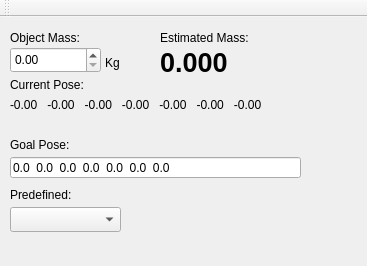
<?xml version="1.0" encoding="UTF-8"?>
<ui version="4.0">
 <class>MainWindow</class>
 <widget class="QMainWindow" name="MainWindow">
  <property name="geometry">
   <rect>
    <x>0</x>
    <y>0</y>
    <width>367</width>
    <height>266</height>
   </rect>
  </property>
  <property name="windowTitle">
   <string>MathWorks-RC-UNAM project</string>
  </property>
  <property name="styleSheet">
   <string notr="true">QGroupBox {
    border: 1px solid gray;
    border-radius: 9px;
    margin-top: 0.5em;
}

QGroupBox::title {
    subcontrol-origin: margin;
    left: 10px;
    padding: 0 3px 0 3px;
}

QRadioButton{
	spacing: 1px;
}
QRadioButton::indicator{
	width: 16px;
	height: 16px;
}</string>
  </property>
  <widget class="QWidget" name="centralWidget">
   <widget class="QLineEdit" name="txtGoalPose">
    <property name="geometry">
     <rect>
      <x>10</x>
      <y>140</y>
      <width>291</width>
      <height>21</height>
     </rect>
    </property>
    <property name="text">
     <string>0.0  0.0  0.0  0.0  0.0  0.0  0.0</string>
    </property>
   </widget>
   <widget class="QLabel" name="label">
    <property name="geometry">
     <rect>
      <x>10</x>
      <y>120</y>
      <width>81</width>
      <height>16</height>
     </rect>
    </property>
    <property name="text">
     <string>Goal Pose:</string>
    </property>
   </widget>
   <widget class="QLabel" name="label_2">
    <property name="geometry">
     <rect>
      <x>10</x>
      <y>60</y>
      <width>111</width>
      <height>16</height>
     </rect>
    </property>
    <property name="text">
     <string>Current Pose:</string>
    </property>
   </widget>
   <widget class="QLabel" name="lblCurrentPose">
    <property name="geometry">
     <rect>
      <x>10</x>
      <y>80</y>
      <width>341</width>
      <height>16</height>
     </rect>
    </property>
    <property name="text">
     <string>-0.00   -0.00   -0.00   -0.00   -0.00   -0.00   -0.00</string>
    </property>
   </widget>
   <widget class="QLabel" name="label_4">
    <property name="geometry">
     <rect>
      <x>10</x>
      <y>10</y>
      <width>101</width>
      <height>21</height>
     </rect>
    </property>
    <property name="text">
     <string>Object Mass: </string>
    </property>
   </widget>
   <widget class="QDoubleSpinBox" name="sbObjectMass">
    <property name="geometry">
     <rect>
      <x>10</x>
      <y>30</y>
      <width>91</width>
      <height>26</height>
     </rect>
    </property>
    <property name="maximum">
     <double>1.000000000000000</double>
    </property>
    <property name="singleStep">
     <double>0.100000000000000</double>
    </property>
   </widget>
   <widget class="QLabel" name="label_5">
    <property name="geometry">
     <rect>
      <x>105</x>
      <y>35</y>
      <width>101</width>
      <height>21</height>
     </rect>
    </property>
    <property name="text">
     <string>Kg</string>
    </property>
   </widget>
   <widget class="QLabel" name="label_6">
    <property name="geometry">
     <rect>
      <x>160</x>
      <y>10</y>
      <width>131</width>
      <height>21</height>
     </rect>
    </property>
    <property name="text">
     <string>Estimated Mass:</string>
    </property>
   </widget>
   <widget class="QLabel" name="lblEstimatedMass">
    <property name="geometry">
     <rect>
      <x>160</x>
      <y>30</y>
      <width>131</width>
      <height>31</height>
     </rect>
    </property>
    <property name="text">
     <string>&lt;html&gt;&lt;head/&gt;&lt;body&gt;&lt;p&gt;&lt;span style=&quot; font-size:20pt; font-weight:600;&quot;&gt;0.000&lt;/span&gt;&lt;/p&gt;&lt;/body&gt;&lt;/html&gt;</string>
    </property>
    <property name="textFormat">
     <enum>Qt::RichText</enum>
    </property>
   </widget>
   <widget class="QComboBox" name="cbPredefPoses">
    <property name="geometry">
     <rect>
      <x>10</x>
      <y>190</y>
      <width>111</width>
      <height>25</height>
     </rect>
    </property>
    <property name="currentIndex">
     <number>-1</number>
    </property>
    <item>
     <property name="text">
      <string>StandBy</string>
     </property>
    </item>
    <item>
     <property name="text">
      <string>StandBy2</string>
     </property>
    </item>
    <item>
     <property name="text">
      <string>Take</string>
     </property>
    </item>
    <item>
     <property name="text">
      <string>Take2</string>
     </property>
    </item>
    <item>
     <property name="text">
      <string>Take3</string>
     </property>
    </item>
    <item>
     <property name="text">
      <string>Take4</string>
     </property>
    </item>
    <item>
     <property name="text">
      <string>Zero</string>
     </property>
    </item>
   </widget>
   <widget class="QLabel" name="label_3">
    <property name="geometry">
     <rect>
      <x>10</x>
      <y>170</y>
      <width>91</width>
      <height>16</height>
     </rect>
    </property>
    <property name="text">
     <string>Predefined:</string>
    </property>
   </widget>
  </widget>
  <widget class="QToolBar" name="mainToolBar">
   <attribute name="toolBarArea">
    <enum>TopToolBarArea</enum>
   </attribute>
   <attribute name="toolBarBreak">
    <bool>false</bool>
   </attribute>
  </widget>
 </widget>
 <layoutdefault spacing="6" margin="11"/>
 <resources/>
 <connections/>
</ui>
